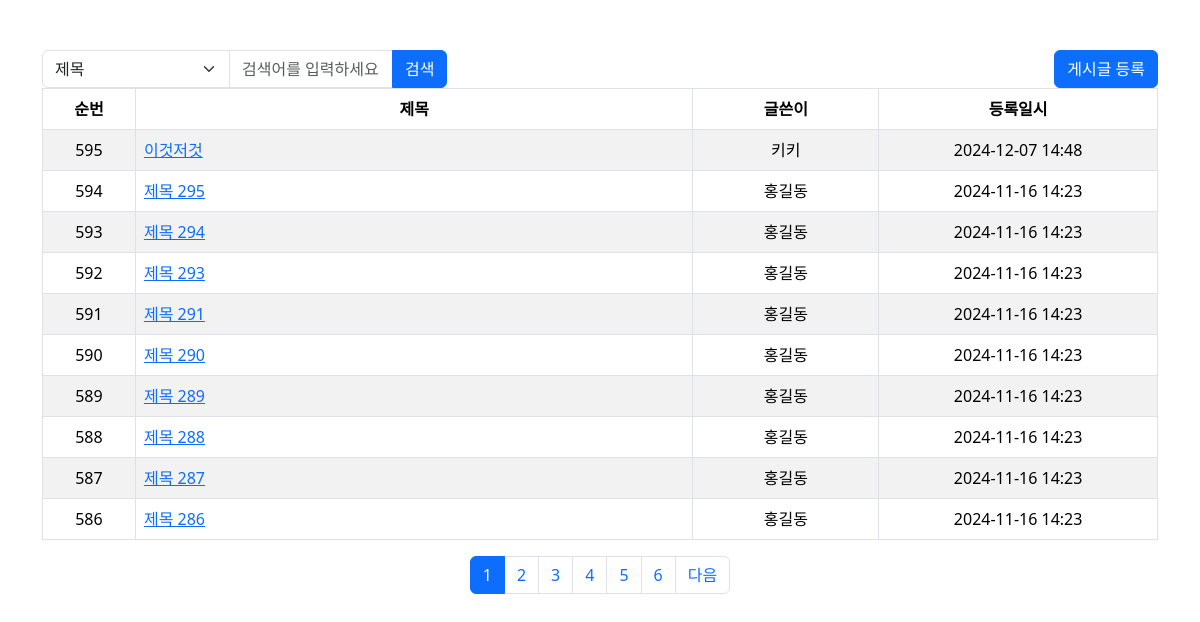
/board/, run on the app's committed database.
### board/models.py (models this page shows, shortened)
class Board(models.Model):
    title = models.CharField(verbose_name="제목", max_length=100)
    content = models.TextField(verbose_name="내용")
    password = models.CharField(verbose_name="비밀번호", max_length=20)
    created_by = models.CharField(verbose_name="글쓴이", max_length=20)
    created_at = models.DateTimeField(verbose_name="작성일시", auto_now_add=True)
    filename = models.CharField(verbose_name="파일명", max_length=100, null=True, blank=True)
    original_filename = models.CharField(verbose_name="원본파일명", max_length=100, null=True, blank=True)
    class Meta:
        db_table = 'board' # 데이터베이스에 저장될 테이블의 이름을 명시적으로 지정
        verbose_name = 'board' # Django Admin에서 이 모델의 이름을 표시할 때 사용할 단수형 이름을 지정
        verbose_name_plural = 'boards' # Django Admin에서 이 모델의 복수형 이름을 지정
        ordering = ['-created_at']

### board/views.py (the view, shortened to what this page needs)
# urls.py: path("", views.board_list, name="list"),
def board_list(request):
    page = request.GET.get('page', '1') #page가 없으면 기본 1로 가져온다.
    keyword = request.GET.get('keyword','') #keyword가 없으면 ''을 가져온다.
    search_type = request.GET.get('search_type','')
    boards = Board.objects.all().order_by('-created_at')
    paginator = Paginator(boards, 10)
    page_obj = paginator.get_page(page)
    context = {
        "boards" : page_obj,
        "keyword" : keyword,
        "search_type" : search_type,
    }
    return render(request, "board/list.html", context)

### templatetags/my_filter.py (called while the page is built)
@register.filter
def minus(val1, val2):
    return val1 - val2

@register.simple_tag(takes_context=True)
def query_string(context, **kwargs):
    query_dict = context['request'].GET.copy()
    for key, value in kwargs.items():
        query_dict[key] = value
    return query_dict.urlencode()

### templates/board/list.html (shortened to what this page needs)
{% extends "../base.html" %}
{% load my_filter %}
{% block content %}
    <div class="d-flex justify-content-between">
        <form action="{% url 'board:list' %}" method="GET">
            <div class="input-group">
                <select name="search_type" class="form-select">
                    <option value="title" {% if search_type == 'title' %}selected{% endif %}>제목</option>
                </select>
                <input type="text" name="keyword" id="keyword" class="form-control" placeholder="검색어를 입력하세요." value="{{ keyword }}">
                <button type="submit" class="btn btn-primary">검색</button>
            </div>
        </form>
        <a href="{% url 'board:create' %}?{% query_string %}" class="btn btn-primary">게시글 등록</a>
    </div>
    <div class="mb-3">
        <table class="table table-striped table-hover table-bordered">
            <thead>
                <tr class="text-center">
                    <th class="col-1">순번</th>
                    <th class="col-6">제목</th>
                    <th class="col-2">글쓴이</th>
                    <th class="col-3">등록일시</th>
                </tr>
            </thead>
            <tbody>
                {% if boards %}
                    {% for board in boards %}
                    <tr>
                        <td class="text-center">
                            {{ boards.paginator.count|minus:boards.start_index|minus:forloop.counter0|add:1 }}
                        </td>
                        <td><a href="{% url 'board:read' board_id=board.id %}">{{ board.title }}</a></td>
                        <td class="text-center">{{ board.created_by }}</td>
                        <td class="text-center">{{ board.created_at | date:"Y-m-d H:i" }}</td>
                    </tr>
                {% endfor %}
                {% else %}
                    <tr>
                        <td class="text-center" colspan="4">게시글이 없습니다.</td>
                    </tr>
                {% endif %}
            </tbody>
        </table>
    </div>
    <div>
        <nav aria-label="Page navigation">
            <ul class="pagination justify-content-center">
                {% for page_number in boards.paginator.page_range %}
                    {% if page_number >= boards.number|add:-5 and page_number <= boards.number|add:5 %}
                        <li class="page-item {% if page_number == boards.number %}active{% endif %}">
                            <a class="page-link" href="{% url 'board:list' %}?{% query_string page=page_number %}">
                                {{ page_number }}
                            </a>
                        </li>
                    {% endif %}
                {% endfor %}
                {% if boards.has_next %}
                    <li class="page-item">
                        <a class="page-link" href="?{% query_string page=boards.next_page_number %}">다음</a>
                    </li>
                {% endif %}
            </ul>
        </nav>
    </div>
{% endblock %}

### templates/base.html (shortened to what this page needs)
{% load static %}
<!DOCTYPE html>
<html>
    <head>
        <link href="https://cdn.jsdelivr.net/npm/bootstrap@5.3.3/dist/css/bootstrap.min.css" rel="stylesheet">
        <link rel="stylesheet" href="{% static '/style.css' %}">
    </head>
    <body>
        <div class="container">
            {% block content %}
            {% endblock %}
        </div>
    </body>
</html>

### static/style.css (style rules this page uses)
.container { margin-top: 50px; }

### data on the page
Board: paginator.count|minus "595", title "이것저것", created_by "키키", created_at "2024-12-07 14:48"
Board: paginator.count|minus "594", title "제목 295", created_by "홍길동", created_at "2024-11-16 14:23"
Board: paginator.count|minus "593", title "제목 294", created_by "홍길동", created_at "2024-11-16 14:23"
Board: paginator.count|minus "592", title "제목 293", created_by "홍길동", created_at "2024-11-16 14:23"
Board: paginator.count|minus "591", title "제목 291", created_by "홍길동", created_at "2024-11-16 14:23"
Board: paginator.count|minus "590", title "제목 290", created_by "홍길동", created_at "2024-11-16 14:23"
Board: paginator.count|minus "589", title "제목 289", created_by "홍길동", created_at "2024-11-16 14:23"
Board: paginator.count|minus "588", title "제목 288", created_by "홍길동", created_at "2024-11-16 14:23"
Board: paginator.count|minus "587", title "제목 287", created_by "홍길동", created_at "2024-11-16 14:23"
Board: paginator.count|minus "586", title "제목 286", created_by "홍길동", created_at "2024-11-16 14:23"

### other printed values
{{ page_number }} "1" "2" "3" "4" "5" "6"
